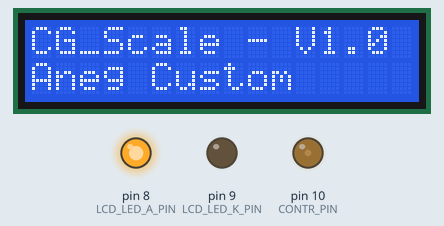
Recording of a sketch running on a simulated Arduino Uno, built with avr-gcc and run on an emulated ATmega328P. On the bench: 16×2 character LCD, output pins drawn as LEDs (lit = HIGH). What the sketch prints to the serial monitor is not drawn.

Above: at 0.1 s.
At 5.1 s:
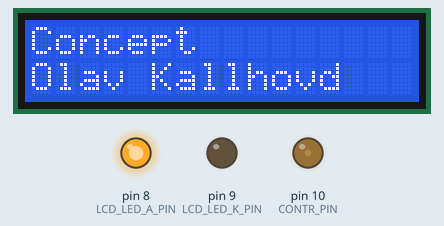

Measured:
- what the display in image 1 shows lasts 5.0 s, from 5.1 s to 10.1 s

The sketch:

SimpleSerialDisplay.ino
```cpp
/*
 * Simple LCD Serial display
 * Olav Kallhovd 2016
 *
  LCD Serial Input, Cursor command: 254, then 128-207

  position        1 	2 	3 	4 	5 	6 	7 	8 	9 	10 	11 	12 	13 	14 	15 	16
  line      0 	128 	129 	130 	131 	132 	133 	134 	135 	136 	137 	138 	139 	140 	141 	142 	143
  line      1 	192 	193 	194 	195 	196 	197 	198 	199 	200 	201 	202 	203 	204 	205 	206 	207
  127 clear lcd

  LCD contrast circuit:
  R680 resistor from Arduino contrast pin to LCD contrast pin
  10uF cap from LCD contrast pin to gnd */

#include <LiquidCrystal.h>

LiquidCrystal lcd(2, 3, 4, 5, 6, 7);
#define CONTR_PIN 10
#define CONTRAST 40 //adjust value for best contrast
#define LCD_LED_A_PIN 8
#define LCD_LED_K_PIN 9
#define DELAY_VERSION 5000

char buffer[21];
char terminator = ';';
byte command;
byte cursorPos;
byte LCDline;

void setup() {
  // set pin for LCD contrast and LCD LED backlight (use resistor to limit current to max 20mAh):
  pinMode(CONTR_PIN, OUTPUT);
  analogWrite(CONTR_PIN, CONTRAST);
  pinMode(LCD_LED_A_PIN, OUTPUT);
  digitalWrite(LCD_LED_A_PIN, HIGH);
  pinMode(LCD_LED_K_PIN, OUTPUT);
  digitalWrite(LCD_LED_K_PIN, LOW);
  lcd.begin(16, 2);
  Serial.begin(9600);
  lcd.clear();
  Serial.print("Serial display");
  //lcd.print("_");

  // Welcome message
  lcd.print("CG_Scale - V1.0");
  lcd.setCursor(0,1);
  lcd.print("Aneg Custom");
  delay(DELAY_VERSION);
  lcd.clear();
  lcd.home();
  lcd.print("Concept");
  lcd.setCursor(0,1);
  lcd.print("Olav Kallhovd");
  delay(DELAY_VERSION);
  lcd.clear();


  /*
    // set contrast
    while(1) {
    for (byte i = 0; i < 5; i++) {
    delay(1000);
    analogWrite(CONTR_PIN, i);
    lcd.setCursor(0, 0);
    lcd.print("Serial display ");
    lcd.print(i);
    Serial.println(i);
    }
    }
  */
}
void loop()
{

  if (Serial.available()) getSerial(); // get incoming serial

}

void getSerial() {
  Serial.readBytesUntil(terminator, buffer, 19);
  if ((buffer[0] & 0xFF) == 254) { //if valid special command 1st char
    command = buffer[1] & 0xFF;
    if (command >= 128 && command <= 143) {
      LCDprint(command - 128, 0);
    }
    else if (command >= 192 && command <= 207) {
      LCDprint(command - 192, 1);
    }
    else if (command == 127) {
      lcd.clear();
    }
  }
}

void LCDprint(byte _cursorpos, byte _lcdline) {
  lcd.setCursor(_cursorpos, _lcdline);
  for (byte a = (2 + _cursorpos); a < 18; a++) {
    lcd.write(buffer[a]);
  }
}
```
